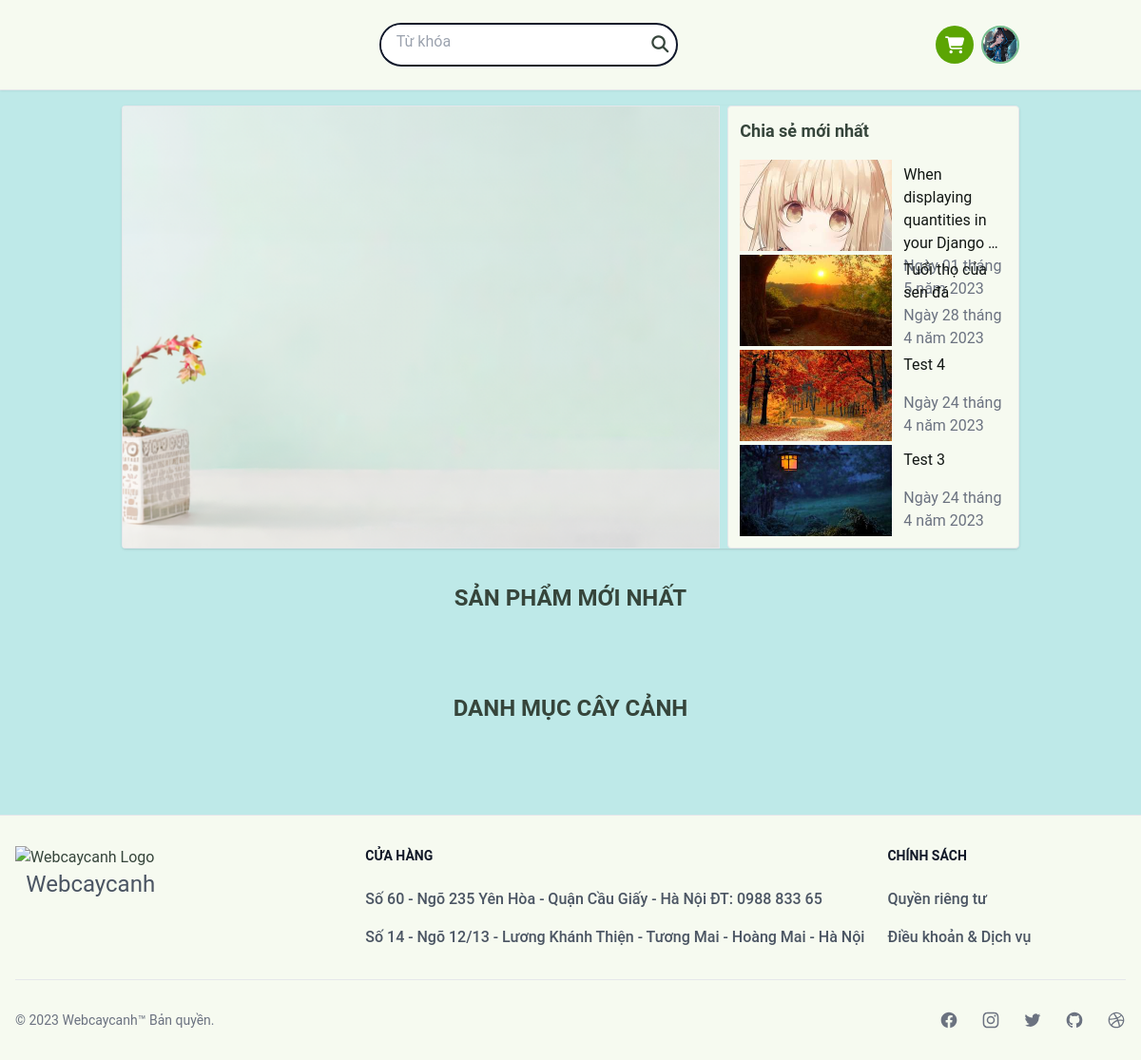
The page / (signed in) on the database its author committed.
### user/models.py (models this page shows, shortened)
class Profile(models.Model):
    def get_path(instance, filename):
        extension = filename.split('.')[-1]
        uuid_name = uuid.uuid1().hex
        return MEDIA_PATH / f'{uuid_name}.{extension}'
    user = models.OneToOneField(User, on_delete=models.CASCADE)
    email_confirmed = models.BooleanField(default=False)
    avatar = ProcessedImageField(upload_to=get_path,
                                 default='avatars/default.png',
                                 processors=[ResizeToFill(64, 64)],
                                 format='PNG',
                                 options={'quality': 60})
    bio = models.TextField(max_length=500, blank=True)
    def full_name(self):
        return f'{self.user.first_name} {self.user.last_name}'

### blog/models.py (models this page shows, shortened)
class Post(models.Model):
    def get_path(instance, filename):
        extension = filename.split(".")[-1]
        uuid_name = uuid.uuid1().hex
        return MEDIA_PATH / f"{uuid_name}.{extension}"
    title = models.CharField(max_length=200)
    cover_image = ProcessedImageField(
        upload_to=get_path,
        default="posts/default.jpg",
        processors=[ResizeToFill(320, 240)],
        format="JPEG",
        options={"quality": 60},
    )
    summary = models.CharField(max_length=200, default="")
    content = MarkdownxField()
    created_at = models.DateTimeField(auto_now_add=True)
    updated_at = models.DateTimeField(auto_now=True)

### core/views.py (the view)
# urls.py: path("", HomePageView.as_view(), name="home"),
class HomePageView(TemplateView):
    template_name = "home.html"
    def get_context_data(self, **kwargs):
        context = super().get_context_data()
        context["products"] = Product.objects.order_by("-created_at")[:8]
        context["posts"] = Post.objects.order_by("-updated_at")[:4]
        return context

### templates/home.html (shortened to what this page needs)
{% extends "layout/base.html" %}
{% load humanize %}
{% load static %}
{% load concurency %}
{% block searchbar %}
{% include 'components/searchbar.html' %}
{% endblock %}
{% block content %}
<div class="m-auto flex flex-col pt-4">
    <div id="slider" class="flex shadow gap-2 justify-between rounded overflow-hidden">
        <div id="carosel" class="border w-2/3">
            <img class="object-cover w-full h-full" src="{% static 'tree/banner.png' %}" alt="">
        </div>
        <div id="lastest-posts" class="p-3 border rounded flex-1 text-[#121714] bg-[#F6FAF0]">
            <h2 class="text-lg mb-4 text-[#36453B] font-semibold">Chia sẻ mới nhất</h2>
            <section class="flex flex-col h-full gap-1">
                {% for post in posts %}
                <div class="flex justify-evenly min-w-[10rem] h-24 gap-2">
                    <img class="object-cover w-40" src="{{ post.cover_image.url }}" alt="">
                    <div class="flex justify-between grow flex-col p-1">
                        <h2 class="text-left">
                            {{ post.title|truncatewords:6 }}
                        </h2>
                        <p class="text-gray-500">{{ post.updated_at|date }}</p>
                    </div>
                </div>
                {% endfor %}
            </section>
        </div>
    </div>
    <div id="new-products">
        <div class="flex flex-col gap-1 my-8 items-center">
            <h2 class="text-2xl font-bold text-[#36453B]">{{ "Sản phẩm mới nhất"|upper }}</h2>
        </div>
    </div>
    <div id="category-products" class="my-4 mb-16">
        <div class="flex flex-col gap-1 my-8 items-center">
            <h2 class="text-2xl font-bold text-[#36453B]">{{ "Danh mục cây cảnh"|upper }}</h2>
        </div>
    </div>
</div>
{% endblock content %}

### templates/layout/base.html (shortened to what this page needs)
{% load static %}
{% load auth_extras %}
<!DOCTYPE html>
<html lang="vi">
<head>
    <link rel="stylesheet" href="{% static 'css/tailwind-dev.css' %}?{% now 'U' %}">
    <link rel="stylesheet" href="https://cdnjs.cloudflare.com/ajax/libs/font-awesome/6.4.0/css/all.min.css">
</head>
<body class="bg-[#BEE9E8]">
    <header class="bg-[#F6FAF0] px-32 shadow py-6 ">
        <nav class="flex w-full justify-between items-center">
            {% block searchbar %}{% endblock %}
            <div class="rounded flex items-stretch gap-2">
                <a id="cart" href="{% url 'core:cart_list' %}"
                    class="bg-slate-100 rounded-full cursor-pointer flex items-center justify-between gap-2">
                    <div class="cart-icon bg-[#5ba503] rounded-full flex w-10 h-10">
                        <i class="m-auto text-lg fa fa-shopping-cart text-white"></i>
                    </div>
                </a>
                <div id="profile" class="relative">
                    {% if user.is_authenticated %}
                    <div id="avatar" class="cursor-pointer">
                        <img class="object-cover w-10 border-2 border-[#76be8e] rounded-full"
                            src="{{ user.profile.avatar.url }}" alt="">
                    </div>
                    {% else %}
                    <div class="rounded box-shadow items-center flex">
                        <a href="{% url 'login' %}" class="btn bg-gray-400">Đăng nhập</a>
                        <a href="{% url 'register' %}" class="btn bg-[#5ba503]">Đăng ký</a>
                    </div>
                    {% endif %}
                </div>
            </div>
        </nav>
    </header>
    <hr>
    <main class="px-32 min-h-[600px] flex">
        {% block content %}
        {% endblock content %}
    </main>
    <footer class="bg-[#F6FAF0]">
        <div class="mx-auto w-full max-w-screen-xl p-4 py-6 lg:py-8">
            <div class="md:flex md:justify-between">
                <div class="mb-6 md:mb-0">
                    <a href="/" class="flex flex-col items-center">
                        <img src="https://webcaycanh.com/wp-content/themes/cay/imgs/logo.png" class="mr-3"
                            alt="Webcaycanh Logo" />
                        <span class="self-center text-2xl text-gray-600 whitespace-nowrap">Webcaycanh</span>
                    </a>
                </div>
                <div class="grid grid-cols-3 gap-8 sm:gap-6">
                    <div class="col-span-2">
                        <h2 class="mb-6 text-sm font-semibold text-gray-900 uppercase">Cửa hàng</h2>
                        <ul class="text-gray-600 font-medium">
                            <li class="mb-4">
                                <p href="https://flowbite.com/" class="hover:underline">
                                    Số 60 - Ngõ 235 Yên Hòa - Quận Cầu Giấy - Hà Nội ĐT: 0988 833 65
                                </p>
                            </li>
                            <li>
                                <p href="https://tailwindcss.com/" class="hover:underline">Số 14 - Ngõ 12/13 - Lương
                                    Khánh Thiện - Tương Mai - Hoàng Mai - Hà Nội</p>
                            </li>
                        </ul>
                    </div>
                    <div>
                        <h2 class="mb-6 text-sm font-semibold text-gray-900 uppercase">Chính sách</h2>
                        <ul class="text-gray-600 font-medium">
                            <li class="mb-4">
                                <a href="#" class="hover:underline">Quyền riêng tư</a>
                            </li>
                            <li>
                                <a href="#" class="hover:underline">Điều khoản &amp; Dịch vụ</a>
                            </li>
                        </ul>
                    </div>
                </div>
            </div>
            <hr class="my-6 border-gray-200 sm:mx-auto lg:my-8" />
            <div class="sm:flex sm:items-center sm:justify-between">
                <span class="text-sm text-gray-500 sm:text-center">© 2023 <a href="https://flowbite.com/"
                        class="hover:underline">Webcaycanh™</a> Bản quyền.
                </span>
                <div class="flex mt-4 space-x-6 sm:justify-center sm:mt-0">
                    <a href="#" class="text-gray-500 hover:text-gray-900 dark:hover:text-white">
                    </a>
                    <a href="#" class="text-gray-500 hover:text-gray-900 dark:hover:text-white">
                    </a>
                    <a href="#" class="text-gray-500 hover:text-gray-900 dark:hover:text-white">
                    </a>
                    <a href="#" class="text-gray-500 hover:text-gray-900 dark:hover:text-white">
                    </a>
                    <a href="#" class="text-gray-500 hover:text-gray-900 dark:hover:text-white">
                    </a>
                </div>
            </div>
        </div>
    </footer>
</body>
</html>

### rows shown on the page
Post: cover_image (picture), title "When displaying quantities in your Django …", updated_at "Ngày 01 tháng 5 năm 2023"
Post: cover_image (picture), title "Tuổi thọ của sen đá", updated_at "Ngày 28 tháng 4 năm 2023"
Post: cover_image (picture), title "Test 4", updated_at "Ngày 24 tháng 4 năm 2023"
Post: cover_image (picture), title "Test 3", updated_at "Ngày 24 tháng 4 năm 2023"

### other values the page prints
{{ "Sản phẩm mới nhất"|upper }} "SẢN PHẨM MỚI NHẤT"
{{ "Danh mục cây cảnh"|upper }} "DANH MỤC CÂY CẢNH"
